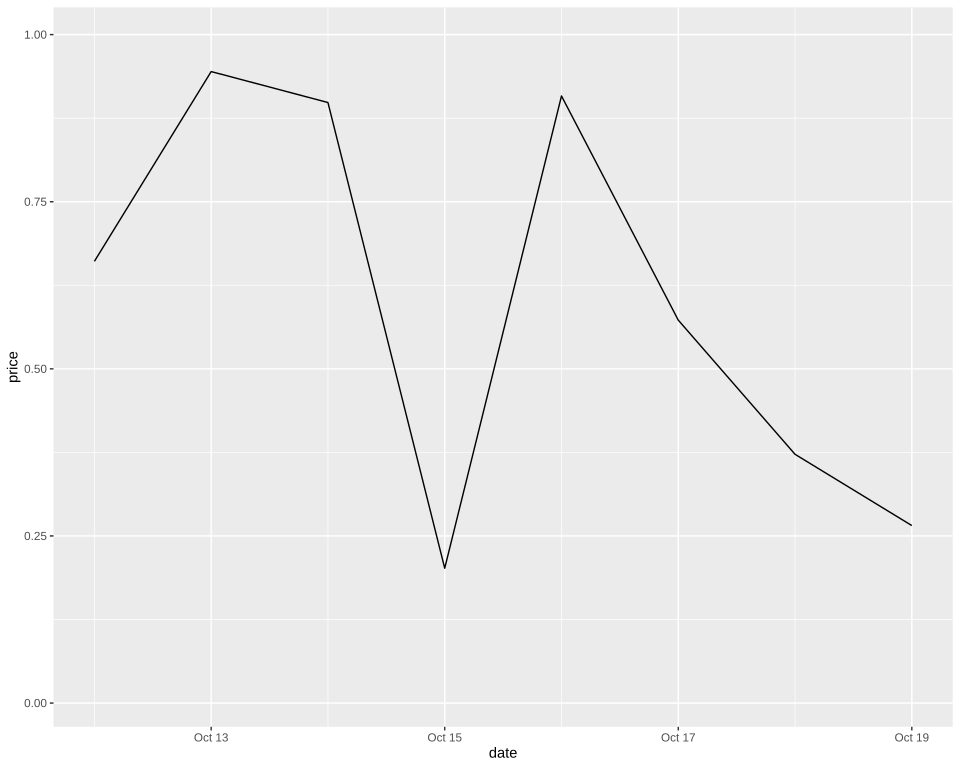

The script that drew this image:
# The plot test/golden/scale_date_limits.svg draws, drawn by ggplot2 itself, as ggplot2's own visual tests draw
# their snapshots: the independent check on that golden whenever it changes. The suite never runs
# this; it needs R, ggplot2 and vdiffr, saved as the Docker image giggly-r:ggplot2-4.0.3. From the
# repository's root:
#
#   docker run --rm -v "$PWD/test/golden":/golden:ro giggly-r:ggplot2-4.0.3 \
#     Rscript /golden/scale_date_limits.R > scale_date_limits.ggplot2.svg
#
# and compare the two drawings element by element, as test/golden/point.R describes.
#
# The scale_date reference page's limits example, its last 30 days ending on 2026-10-19 rather
# than on the day it runs, and its prices R's runif(30) after set.seed(1): the axis from a week
# before that day to the data's last, so the line through the earlier days is not drawn, and its
# breaks every second day, R's pretty() for a week.
#
# First checked with ggplot2 4.0.3 and vdiffr 1.0.9: every element and clip path matches, the one
# departure test/golden/point.R's, the x axis drawn before the y.

library(ggplot2)

last_month <- as.Date("2026-10-19") - 0:29
set.seed(1)
df <- data.frame(date = last_month, price = runif(30))
plot <- ggplot(df, aes(date, price)) +
  geom_line() +
  scale_x_date(limits = c(as.Date("2026-10-19") - 7, NA)) +
  theme_gray()

file <- tempfile(fileext = ".svg")
suppressWarnings(vdiffr::write_svg(plot, file))
cat(readLines(file), sep = "\n")
